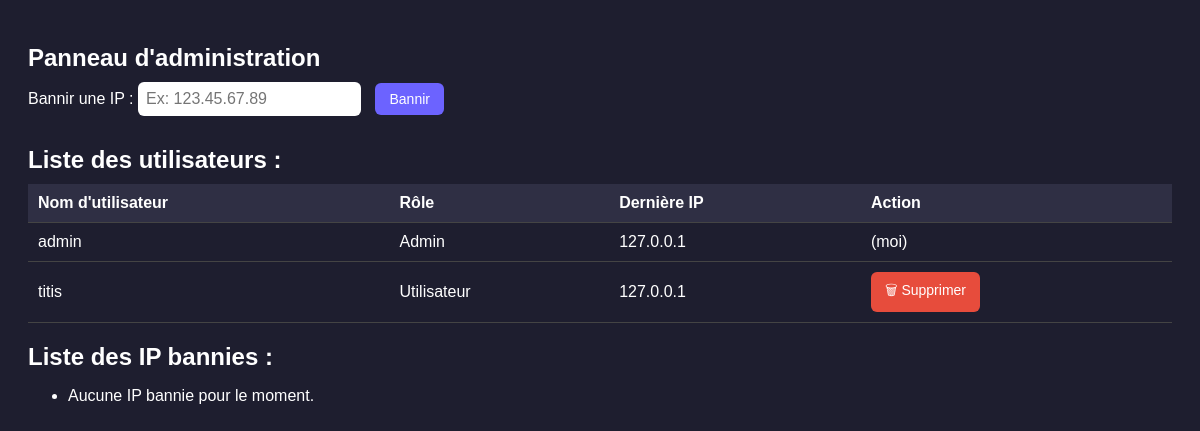
Page /admin (signed in) on the earlier database version.
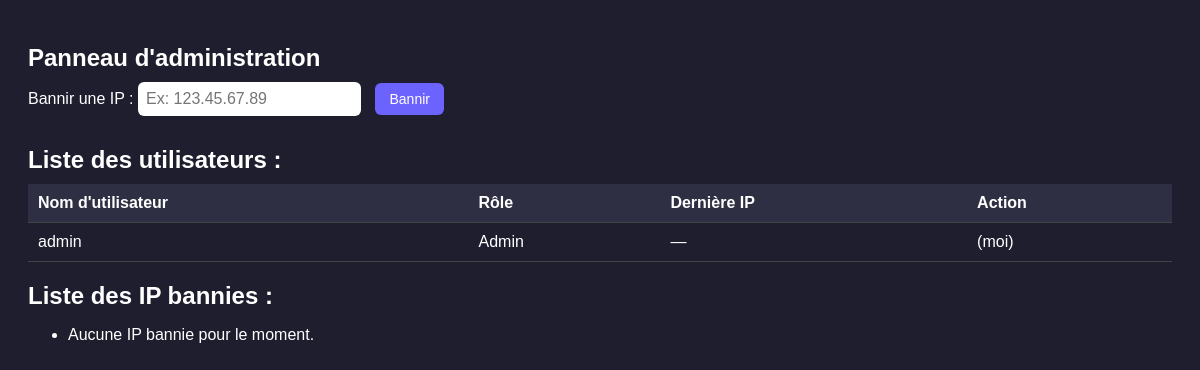
Same page on the later database version.
### models.py (models this page shows)
class User(UserMixin, db.Model):
    id = db.Column(db.Integer, primary_key=True)
    username = db.Column(db.String(80), unique=True, nullable=False)
    password = db.Column(db.String(120), nullable=False)
    is_admin = db.Column(db.Boolean, default=False)
    last_ip = db.Column(db.String(100))
    profile_picture = db.Column(db.String(120))  # Image de profil (nom de fichier)
    posts = db.relationship('Post', backref='author', lazy=True)
    following = db.relationship(
        'Follow',
        foreign_keys='Follow.follower_id',
        backref='follower',
        lazy='dynamic'
    )
    followers = db.relationship(
        'Follow',
        foreign_keys='Follow.followed_id',
        backref='followed',
        lazy='dynamic'
    )

### app.py (the view)
@app.route('/admin')
@login_required
def admin_panel():
    if not current_user.is_admin:
        flash("Accès refusé.")
        return redirect(url_for('index'))
    users = User.query.all()
    banned_ips = BannedIP.query.all()
    return render_template('admin.html', users=users, banned_ips=banned_ips)

### app.py (called while the page is built)
@login_manager.user_loader
def load_user(user_id):
    return User.query.get(int(user_id))

### templates/admin.html (shortened to what this page needs)
<!DOCTYPE html>
<html lang="fr">
  <head>
  </head>
  <body>
    <h1>Panneau d'administration</h1>
    <form method="POST" action="{{ url_for('admin_ban') }}">
      <label for="ip">Bannir une IP :</label>
      <input
        type="text"
        name="ip"
        id="ip"
        placeholder="Ex: 123.45.67.89"
        required
      />
      <button type="submit">Bannir</button>
    </form>
    <h2>Liste des utilisateurs :</h2>
    <table>
      <thead>
        <tr>
          <th>Nom d'utilisateur</th>
          <th>Rôle</th>
          <th>Dernière IP</th>
          <th>Action</th>
        </tr>
      </thead>
      <tbody>
        {% for user in users %}
        <tr>
          <td>{{ user.username }}</td>
          <td>{% if user.is_admin %}Admin{% else %}Utilisateur{% endif %}</td>
          <td>{{ user.last_ip or '—' }}</td>
          <td>
            {% if user.id != current_user.id %}
            <form
              method="POST"
              action="{{ url_for('delete_user', user_id=user.id) }}"
              style="display: inline"
              onsubmit="return confirm('Supprimer ce compte ?')"
            >
              <button type="submit" class="danger-btn">🗑 Supprimer</button>
            </form>
            {% else %} (moi) {% endif %}
          </td>
        </tr>
        {% endfor %}
      </tbody>
    </table>
    <h2>Liste des IP bannies :</h2>
    <ul>
      {% for ip in banned_ips %}
      <li>{{ ip.ip_address }}</li>
      {% else %}
      <li>Aucune IP bannie pour le moment.</li>
      {% endfor %}
    </ul>
  </body>
</html>

### templates/admin.html (style rules this page uses)
body { font-family: Arial, sans-serif; background: #1e1e2f; color: white; padding: 20px; }
h1, h2 { font-size: 24px; margin-bottom: 10px; }
form { margin-top: 10px; margin-bottom: 30px; }
input[type="text"] { padding: 8px; font-size: 16px; border-radius: 6px; border: none; margin-right: 10px; }
button { padding: 8px 14px; font-size: 14px; border: none; border-radius: 6px; background-color: #6c63ff; color: white; cursor: pointer; }
table { width: 100%; border-collapse: collapse; margin-top: 10px; }
th, td { padding: 10px; border-bottom: 1px solid #444; text-align: left; }
th { background-color: #2f2f44; }

Differences in the rows shown:
removed User: username "titis", is_admin "Utilisateur", last_ip "127.0.0.1"
changed User "admin": last_ip "127.0.0.1" → "—"
